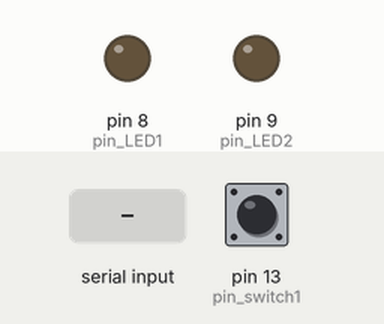
Simulated run of this sketch. Board: Arduino Uno, built with avr-gcc and run on an emulated ATmega328P. On the bench: output pins drawn as LEDs (lit = HIGH). Dashed ring = blinking. The inputs (shaded band) are chosen by the test bench; at power-on: pin 13 (pin_switch1) LOW. What the sketch prints to the serial monitor is not drawn.

Above: at 1.2 s.
1.3 s: pin 13 (pin_switch1) pulled HIGH for 0.15 s
At 2.0 s:
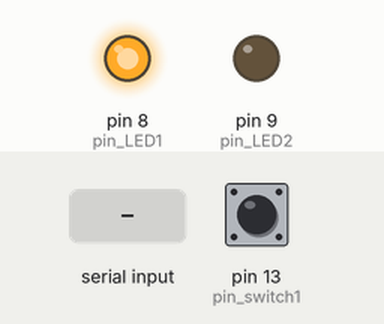
2.9 s: byte 1 (1) received over Serial
At 3.2 s:
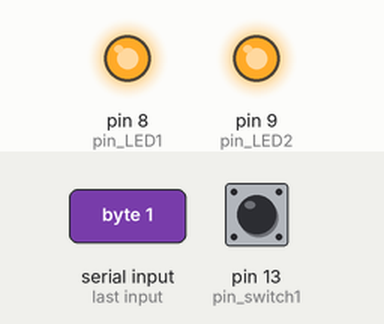
4.9 s: pin 13 (pin_switch1) pulled HIGH for 1 s
At 5.9 s:
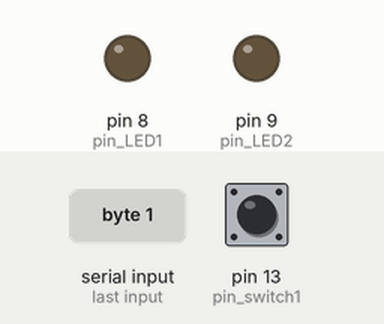
7.4 s: byte 1 (1) received over Serial
At 7.8 s:
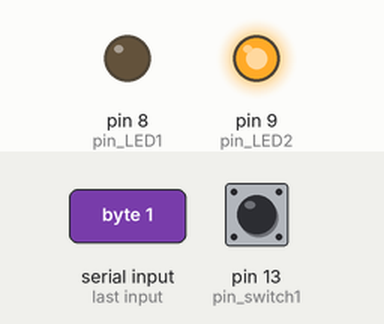
9.4 s: pin 13 (pin_switch1) pulled HIGH for 3.2 s
At 10.5 s:
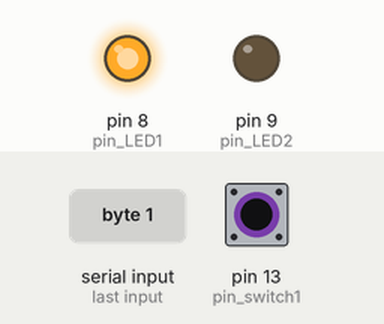
14.1 s: pin 13 (pin_switch1) pulsed HIGH 5 times (0.12 s each, 0.3 s apart)
At 15.15 s:
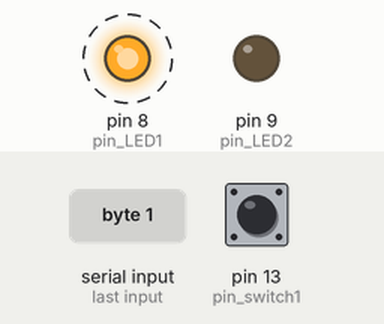
Timing chart, 0 to 17.1 s (numbered marks = the images above; inputs shaded):
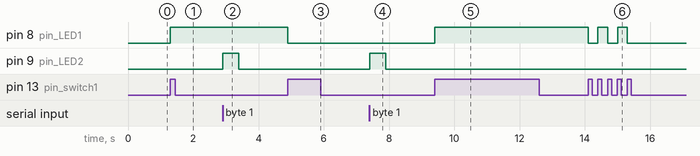

Measured:
- after the input at 1.3 s, pin 8 (pin_LED1): LOW → HIGH at once
- after the input at 2.9 s, pin 9 (pin_LED2): LOW → HIGH at once, → LOW 0.50 s later
- after the input at 4.9 s, pin 8 (pin_LED1): HIGH → LOW at once
- after the input at 7.4 s, pin 9 (pin_LED2): LOW → HIGH at once, → LOW 0.50 s later
- after the input at 9.4 s, pin 8 (pin_LED1): LOW → HIGH at once
- after the input at 14.1 s, pin 8 (pin_LED1): alternates HIGH for 0.30 s and LOW for 0.30 s, 5 changes in all, then stays LOW, starting at once

The sketch:

sketch_9-6.ino
```cpp
int pin_switch1 = 13;
int pin_LED1 = 8;
int pin_LED2 = 9;

boolean buttonState1=false;
boolean buttonSwitch1_State_old=LOW;
boolean buttonSwitch1_State_new=LOW;
boolean statusLED=LOW;

void setup() {
  Serial.begin(9600);
  pinMode(pin_LED1, OUTPUT);
  pinMode(pin_LED2, OUTPUT);
  digitalWrite(pin_LED1, LOW);
  digitalWrite(pin_LED2, LOW);
  pinMode(pin_switch1, INPUT);
}

void loop() {
  if (Serial.available()) {
    int received_data = Serial.read();
    if (received_data == 1) {
      digitalWrite(pin_LED2, HIGH);
      delay(500);
      digitalWrite(pin_LED2, LOW);
    }
  }

  buttonSwitch1_State_new = digitalRead(pin_switch1);
  delay(1);

  if (buttonSwitch1_State_new != buttonSwitch1_State_old) {
    if (buttonSwitch1_State_new == HIGH) {
      if (statusLED == LOW) {
        Serial.write(1);
        digitalWrite(pin_LED1, HIGH);
        statusLED = HIGH;
      } else {
        Serial.write(0);
        digitalWrite(pin_LED1, LOW);
        statusLED = LOW;
      }
    }
    buttonSwitch1_State_old = buttonSwitch1_State_new;
  }
}
```
